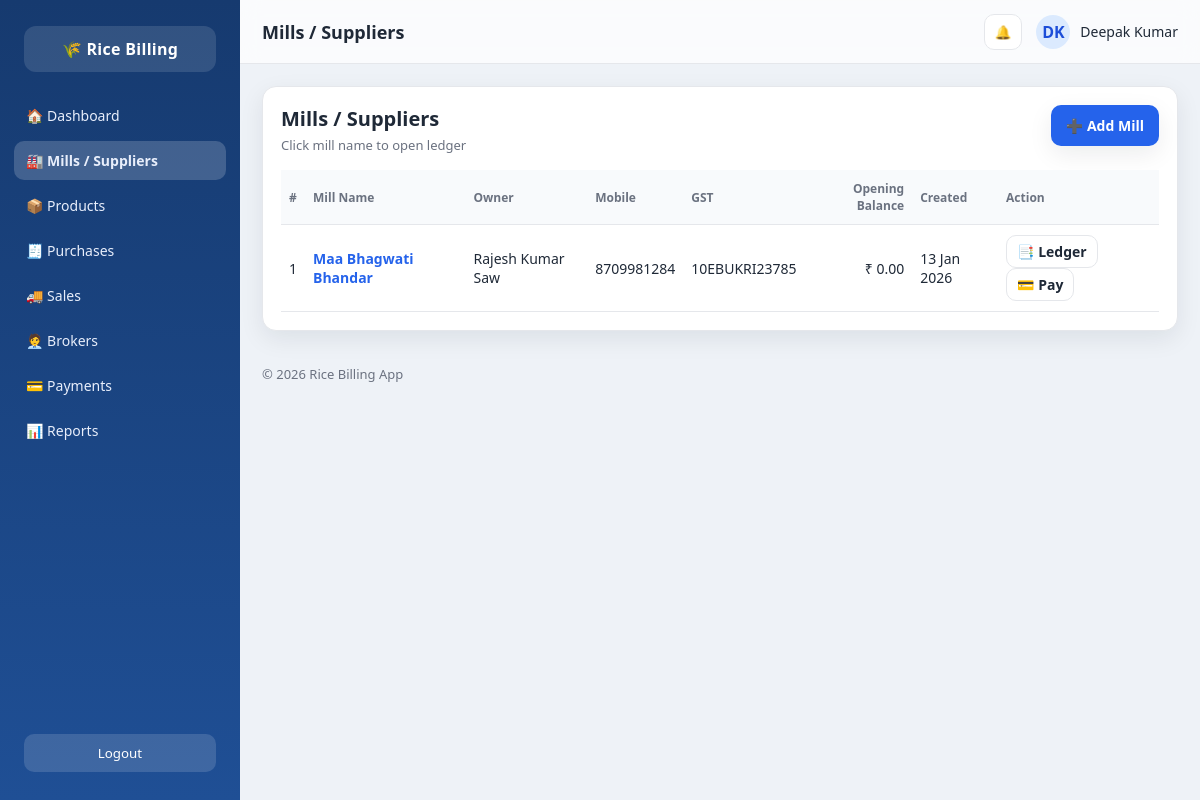
Screenshot of /mills/ with the database file from the repository.
### core/models.py (models this page shows, shortened)
class Mill(models.Model):
    mill_name = models.CharField(max_length=150)
    owner_name = models.CharField(max_length=100, blank=True)
    mobile = models.CharField(max_length=15)
    address = models.TextField(blank=True)
    gst_number = models.CharField(max_length=20, blank=True)
    opening_balance = models.DecimalField(max_digits=12, decimal_places=2, default=0)
    created_at = models.DateTimeField(auto_now_add=True)

### core/views.py (the view)
# urls.py: path('mills/', views.mill_list, name='mill_list'),
def mill_list(request):
    q = request.GET.get("q", "").strip()
    mills = Mill.objects.all().order_by("-created_at")
    if q:
        mills = mills.filter(
            Q(mill_name__icontains=q) |
            Q(owner_name__icontains=q) |
            Q(mobile__icontains=q)
        )
    return render(request, "core/mill_list.html", {"mills": mills})

### core/templates/core/mill_list.html
{% extends 'core/base.html' %}
{% block page_title %}Mills / Suppliers{% endblock %}
{% block content %}
<div class="panel">
  <div class="list-header">
    <div>
      <h2 class="list-title">Mills / Suppliers</h2>
      <p class="muted">Click mill name to open ledger</p>
    </div>
    <div class="list-actions">
      <a href="{% url 'add_mill' %}" class="btn btn-primary">➕ Add Mill</a>
    </div>
  </div>
  <div class="table-wrap">
    <table class="table">
      <thead>
        <tr>
          <th>#</th>
          <th>Mill Name</th>
          <th>Owner</th>
          <th>Mobile</th>
          <th>GST</th>
          <th class="right">Opening Balance</th>
          <th>Created</th>
          <th>Action</th>
        </tr>
      </thead>
      <tbody>
        {% for mill in mills %}
        <tr>
          <td>{{ forloop.counter }}</td>
          <td>
            <a href="{% url 'mill_report_detail' mill.id %}" class="link-btn">
              <b>{{ mill.mill_name }}</b>
            </a>
          </td>
          <td>{{ mill.owner_name|default:"-" }}</td>
          <td>{{ mill.mobile|default:"-" }}</td>
          <td>{{ mill.gst_number|default:"-" }}</td>
          <td class="right">₹ {{ mill.opening_balance }}</td>
          <td>{{ mill.created_at|date:"d M Y" }}</td>
          <td>
            <a href="{% url 'mill_report_detail' mill.id %}" class="btn btn-outline" style="padding:6px 10px;">
              📑 Ledger
            </a>
            <a href="{% url 'add_mill_payment' mill.id %}" class="btn btn-outline" style="padding:6px 10px;">
              💳 Pay
            </a>
          </td>
        </tr>
        {% empty %}
        <tr>
          <td colspan="8" style="text-align:center; padding:20px;">
            No mills found.
          </td>
        </tr>
        {% endfor %}
      </tbody>
    </table>
  </div>
</div>
{% endblock %}

### core/static/core/style.css (style rules this page uses)
* { margin:0; padding:0; box-sizing:border-box; font-family: "Segoe UI", Arial, sans-serif; }
:root { --bg:#eef2f7; --panel:#ffffff; --text:#1f2937; --muted:#6b7280; --border:#e5e7eb; --nav:#163a6f; --nav2:#1f4f95; --primary:#2563eb; --shadow: 0 8px 24px rgba(16,24,40,0.08); }
body.app { background: var(--bg); color: var(--text); min-height:100vh; display:flex; }
.btn { display:inline-flex; align-items:center; justify-content:center; gap:10px; padding:10px 14px; border-radius:10px; text-decoration:none; font-weight:600; font-size:14px; border:1px solid transparent; }
.btn-primary { background: var(--primary); color:#fff; box-shadow: var(--shadow); }
.panel { background: var(--panel); border:1px solid var(--border); border-radius:14px; padding:14px; box-shadow: var(--shadow); min-width:0; }
.table-wrap { overflow:auto; }
.table { width:100%; border-collapse:collapse; font-size:14px; }
.table th, .table td { border-bottom:1px solid var(--border); padding:10px 8px; }
.table th { text-align:left; color:var(--muted); font-size:12px; font-weight:700; }
.table td.right, .table th.right { text-align:right; }
.muted { color:var(--muted); font-size:13px; }
.btn-outline { background:#fff; border:1px solid var(--border); color: var(--text); }
.list-header { display:flex; justify-content:space-between; align-items:flex-start; gap:14px; margin-bottom:16px; }
.list-title { font-size:20px; font-weight:800; margin-bottom:4px; }
.list-actions { display:flex; align-items:center; gap:12px; flex-wrap:wrap; }
.table thead th { background:#f8fafc; position: sticky; top: 0; z-index: 1; }
.panel { padding:18px; }
.link-btn { text-decoration:none; color: var(--primary); font-weight:800; }

### rows the page displays
Mill: mill_name "Maa Bhagwati Bhandar", owner_name "Rajesh Kumar Saw", mobile "8709981284", gst_number "10EBUKRI23785", opening_balance "0.00", created_at "13 Jan 2026"
